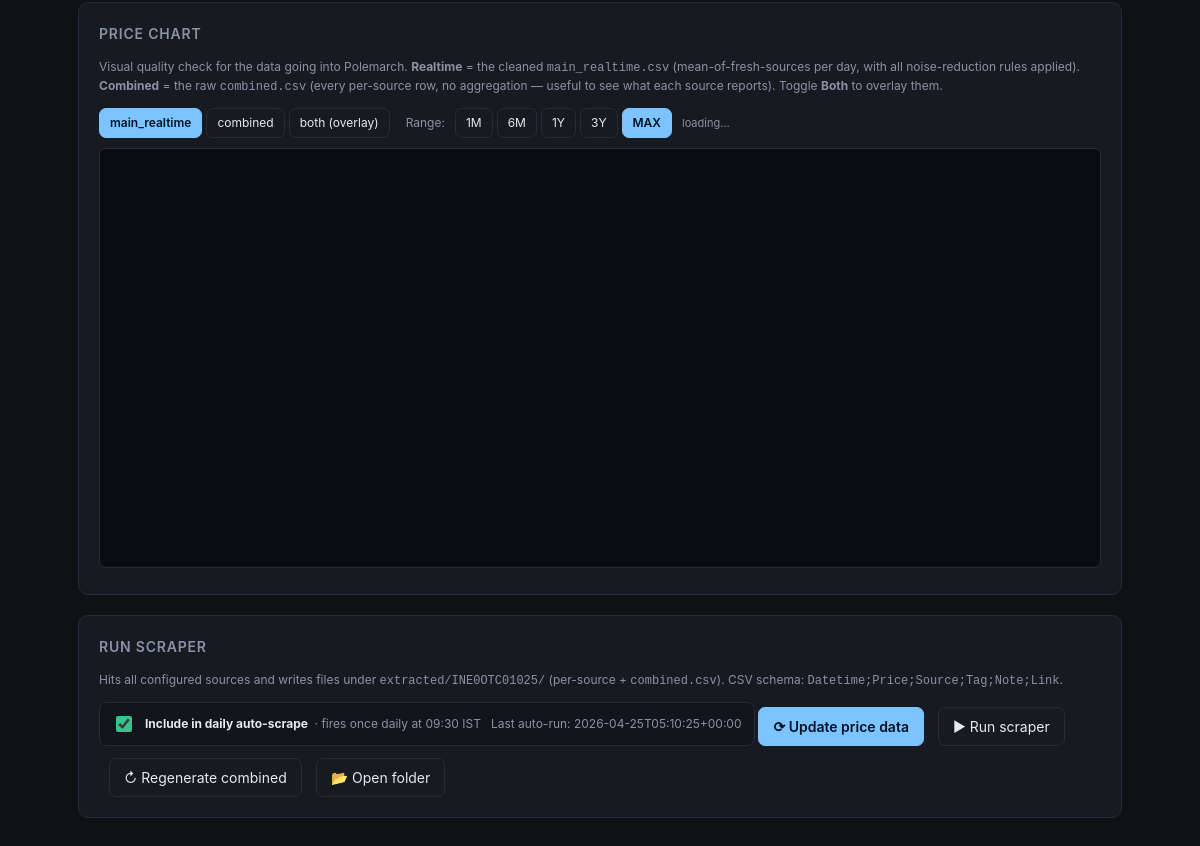
Page /company/INE0OTC01025 (lower part) on the earlier database version.
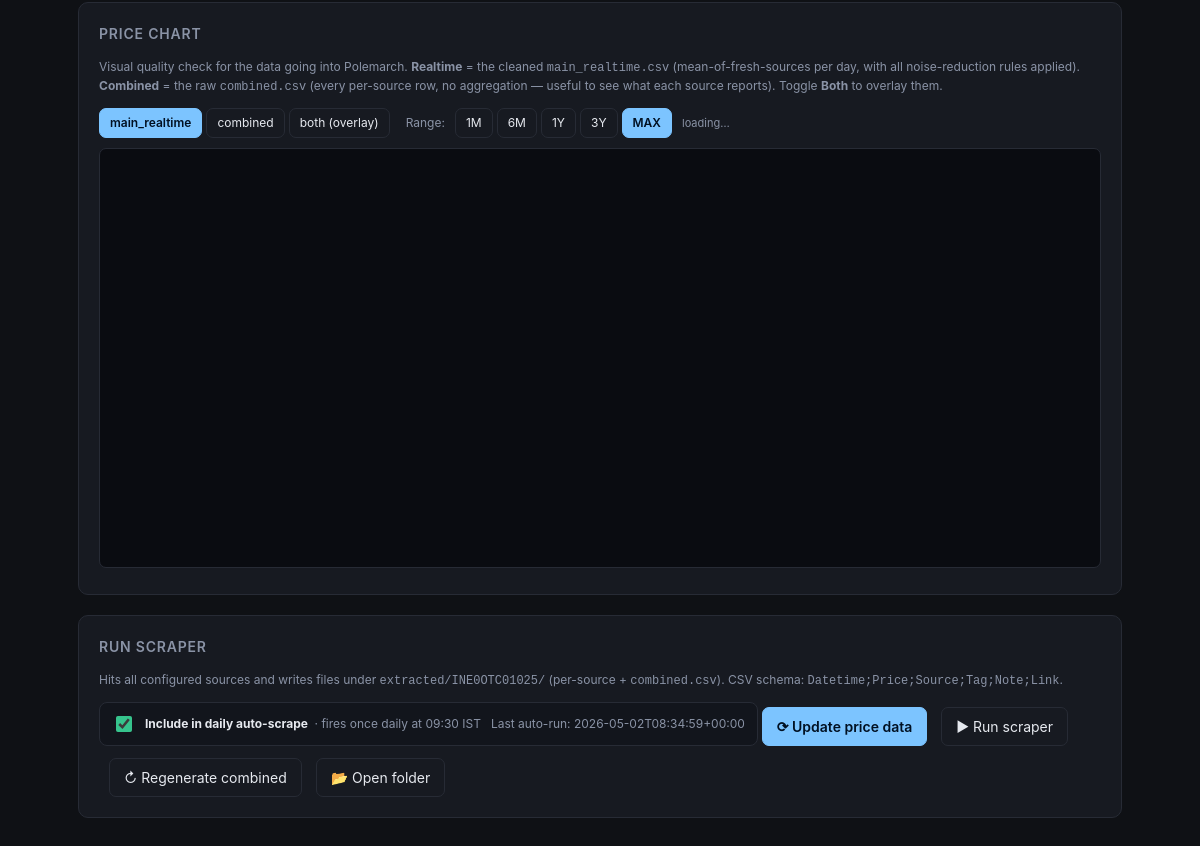
Same page on the later database version.
### tables this page shows
CREATE TABLE companies (
            isin          TEXT PRIMARY KEY,
            display_name  TEXT NOT NULL,
            notes         TEXT DEFAULT '',
            slugs_json    TEXT NOT NULL DEFAULT '{}',
            updated_at    TEXT NOT NULL DEFAULT (datetime('now'))
        , excluded_json TEXT NOT NULL DEFAULT '[]', auto_scrape INTEGER NOT NULL DEFAULT 0, auto_scrape_last_run TEXT, cin TEXT, rta TEXT, face_value TEXT, industry TEXT, listing_status TEXT, incorporated_on TEXT, registered_office TEXT, website TEXT, pan TEXT);

### admin.py (the view)
@app.route("/company/<isin>")
def view_company(isin):
    isin = isin.upper()
    company = get_company(isin)
    if not company:
        abort(404)
    searchable_sources = AUTO_SOURCES | LIVE_SEARCH
    source_urls = {
        src: source_page_url(src, company["slugs"].get(src, ""))
        for src in SOURCES
    }
    counts, meta = index_counts()
    return render_template(
        "index.html",
        view="company",
        company=company,
        configured_sources=sum(1 for v in company["slugs"].values() if v),
        auto_scrape_time=f"{AUTO_SCRAPE_HOUR_IST:02d}:{AUTO_SCRAPE_MINUTE_IST:02d} IST",
        sources=SOURCES,
        auto_sources=searchable_sources,  # both cached + live
        live_search=LIVE_SEARCH,
        manual_search_url=MANUAL_SEARCH_URL,
        index_counts=counts,
        index_meta=meta,
        source_urls=source_urls,
    )

### templates/index.html (shortened to what this page needs)
<!doctype html>
<html lang="en">
<head>
</head>
<body>
<main>
{% if view == 'home' %}
  <div class="panel">
    <h2>Search companies</h2>
    <input type="search" id="searchBox" placeholder="Type ISIN, display name, or alias (e.g. pharmeasy, INE0DJ201029)">
    <div id="searchResults" style="margin-top:12px;"></div>
  </div>
  <div class="panel">
    <h2>Add / update company</h2>
    <form id="newCompanyForm">
      <div class="row">
        <div>
          <label>ISIN</label>
          <input type="text" name="isin" placeholder="INE0DJ201029" required>
        </div>
        <div style="flex:2">
          <label>Display name</label>
          <input type="text" name="display_name" placeholder="API Holdings" required>
        </div>
      </div>
      <div style="margin-top:10px;">
        <label>Aliases (comma, newline or pipe separated)</label>
        <textarea name="aliases" placeholder="PharmEasy, Thyrocare, Retailio, Aknamed, Docon"></textarea>
      </div>
      <div style="margin-top:10px;">
        <label>Notes</label>
        <textarea name="notes"></textarea>
      </div>
      <div style="margin-top:14px;">
        <button class="primary" type="submit">Save</button>
      </div>
    </form>
  </div>
  <div class="panel">
    <h2>Source index cache</h2>
    <p class="muted">Local cache of each site's company list used for fuzzy slug search. Refresh-all runs every source in parallel.</p>
    <div class="row">
      {% for src in sources %}
      {% set cnt = index_counts.get(src, 0) %}
      {% set meta = (index_meta or {}).get(src, {}) %}
      {% set is_live = src in (live_search or []) %}
      {% set has_error = meta.get('last_error') %}
      <div style="flex:1 1 180px;" data-source-card="{{ src }}">
        <div class="inline" style="justify-content:space-between;">
          <strong>{{ src }}</strong>
          {% if is_live %}
            <span class="idx-pill" style="background:#1a2a3a; color:#7cc4ff;" title="Live search — no local index needed">live</span>
          {% else %}
            <span class="idx-pill {% if has_error %}empty{% elif cnt %}ok{% else %}empty{% endif %}"
                  data-count-pill>{{ cnt }}</span>
          {% endif %}
        </div>
        <div class="muted" style="margin-top:4px; font-size:11px; min-height:16px;" data-last-refreshed>
          {% if is_live %}
            live endpoint — nothing to cache
          {% elif has_error %}
            <span style="color:var(--danger);" title="{{ meta.last_error }}">⚠ {{ meta.last_error|truncate(40, True) }}</span>
          {% elif meta.get('last_refreshed') %}
            refreshed {{ meta.last_refreshed[:16].replace('T',' ') }}
            {% if meta.get('last_duration_ms') %}<span class="muted">({{ meta.last_duration_ms }}ms)</span>{% endif %}
          {% else %}
            never refreshed
          {% endif %}
        </div>
        <button class="ghost" style="margin-top:6px; width:100%;" onclick="refreshIndex('{{ src }}', this)">Refresh</button>
      </div>
      {% endfor %}
    </div>
    <hr>
    <button class="primary" onclick="refreshAll(this)">↻ Refresh all (parallel)</button>
    <span id="refreshAllStatus" class="muted" style="margin-left:10px;"></span>
  </div>
  {% if auto_scrape_companies %}
  <div class="panel">
    <h2>
      Auto-scrape list ({{ auto_scrape_companies | length }})
      <span class="muted" style="font-weight:normal; text-transform:none; letter-spacing:0; margin-left:8px;">
        · runs daily at {{ auto_scrape_time }}
      </span>
    </h2>
    <p class="muted">
      These companies are scraped automatically once per day <strong>at {{ auto_scrape_time }}</strong>.
      The scheduled run is <strong>incremental</strong> — it only appends rows on dates
      not already on disk, preserving existing history. Click
      <strong>Run all now</strong> to trigger an <strong>immediate full re-scrape</strong>
      (overwrites every per-source CSV from scratch).
    </p>
    <table>
      <thead><tr><th>ISIN</th><th>Name</th><th>Sources</th><th>Last auto-run</th><th></th></tr></thead>
      <tbody>
      {% for c in auto_scrape_companies %}
      <tr>
        <td style="font-family:ui-monospace,monospace;">{{ c.isin }}</td>
        <td>{{ c.display_name }}</td>
        <td><span class="pill">{{ c.configured_sources }}/{{ sources|length }}</span></td>
        <td class="muted">{{ c.auto_scrape_last_run or '—' }}</td>
        <td><a href="{{ url_for('view_company', isin=c.isin) }}">Open →</a></td>
      </tr>
      {% endfor %}
      </tbody>
    </table>
    <div style="margin-top:12px;" class="inline">
      <button class="primary" id="runAllAutoBtn" onclick="runAllAutoScrape(this)">▶ Run all now</button>
      <span id="runAllAutoStatus" class="muted"></span>
    </div>
  </div>
  {% endif %}
  <div class="panel">
    {% set scraped_count = companies | selectattr('scraped') | list | length %}
    {% set not_scraped = companies | rejectattr('scraped') | list %}
    {% set configured_count = companies | selectattr('configured_sources') | list | length %}
    <h2>
      Companies ({{ companies | length }})
      <span class="status-pill ok" style="margin-left:10px;">✓ Scraped: {{ scraped_count }}</span>
      <span class="status-pill {% if not_scraped %}warn{% else %}ok{% endif %}" style="margin-left:6px;">
        ✗ Not scraped: {{ not_scraped | length }}
      </span>
    </h2>
    <div class="inline" style="margin-bottom:12px; gap:10px; flex-wrap:wrap;">
      <button class="primary" id="updateAllBtn" onclick="updateAllPrices(this)" title="Fetch only dates not already on disk for every configured company">⟳ Update all price data</button>
      <span id="updateAllStatus" class="muted"></span>
      <button class="ghost" id="scrapeAllBtn" onclick="scrapeAll(this)" title="Full re-fetch — overwrites every per-source CSV from scratch">▶ Scrape ALL {{ configured_count }} configured companies</button>
      <span id="scrapeAllStatus" class="muted"></span>
      <span class="muted" style="margin-left:auto;">Update appends missing dates only · Scrape ALL re-fetches full history (10+ min).</span>
    </div>
    {% if not_scraped %}
    <div class="banner">
      <strong>⚠ {{ not_scraped | length }} companies still need scraping:</strong>
      {% for c in not_scraped %}
        <a href="{{ url_for('view_company', isin=c.isin) }}" class="chip">{{ c.display_name }}</a>
      {% endfor %}
    </div>
    {% endif %}
    {% if companies %}
    <div class="inline" style="margin-bottom:10px; gap:6px; flex-wrap:wrap;">
      <button class="ghost" onclick="filterCompanies('all', this)">All</button>
      <button class="ghost" onclick="filterCompanies('scraped', this)">Scraped</button>
      <button class="ghost" onclick="filterCompanies('not_scraped', this)">Not scraped</button>
    </div>
    <table id="companiesTable">
      <thead><tr><th>ISIN</th><th>Name</th><th>Sources</th><th>Scraped?</th><th>Rows</th><th>Last scraped</th><th title="Include in daily auto-scrape (09:30 IST)">Auto</th><th>Update</th><th></th></tr></thead>
      <tbody>
      {% for c in companies %}
      <tr data-scraped="{{ 'yes' if c.scraped else 'no' }}"
          {% if not c.scraped %}style="background:#fff7ed;"{% endif %}>
        <td style="font-family:ui-monospace,monospace;">{{ c.isin }}</td>
        <td>{{ c.display_name }}</td>
        <td><span class="pill">{{ c.configured_sources }}/{{ sources|length }}</span></td>
        <td>
          {% if c.scraped %}
            <span class="status-pill ok">✓ yes</span>
          {% else %}
            <span class="status-pill warn">✗ no</span>
          {% endif %}
        </td>
        <td class="muted">{{ '{:,}'.format(c.combined_rows) if c.scraped else '—' }}</td>
        <td class="muted">{{ c.combined_mtime or '—' }}</td>
        <td style="text-align:center;">
          <input type="checkbox" class="auto-scrape-cb"
                 {% if c.auto_scrape %}checked{% endif %}
                 {% if c.configured_sources == 0 %}disabled title="Configure a source first"{% else %}title="Include in daily auto-scrape"{% endif %}
                 data-isin="{{ c.isin }}"
                 onchange="toggleAutoScrapeRow(this)"
                 style="width:16px; height:16px; accent-color:var(--accent2); cursor:pointer;">
        </td>
        <td>
          {% if c.configured_sources %}
          <button class="ghost" title="Fetch only dates not already on disk"
                  onclick="updateOneCompany('{{ c.isin }}', this)"
                  style="padding:4px 10px; font-size:12px;">⟳ Update</button>
          {% else %}
          <span class="muted" style="font-size:12px;">—</span>
          {% endif %}
        </td>
        <td><a href="{{ url_for('view_company', isin=c.isin) }}">Open →</a></td>
      </tr>
      {% endfor %}
      </tbody>
    </table>
    {% else %}
      <p class="muted">No companies yet. Add one above.</p>
    {% endif %}
  </div>
  <style>
    .status-pill{display:inline-block;padding:2px 10px;border-radius:999px;font-size:12px;font-weight:600}
    .status-pill.ok{background:#dcfce7;color:#166534}
    .status-pill.warn{background:#fee2e2;color:#991b1b}
    .banner{background:#fff7ed;border:1px solid #f59e0b;border-radius:8px;padding:10px 12px;margin-bottom:12px}
    .banner .chip{display:inline-block;background:#fff;border:1px solid #f59e0b;color:#7c2d12;padding:3px 10px;margin:4px 4px 0 0;border-radius:999px;font-size:13px;text-decoration:none}
    .banner .chip:hover{background:#fef3c7}
  </style>
{% elif view == 'company' %}
  <div class="panel">
    <h2>Price chart</h2>
    <p class="muted">
      Visual quality check for the data going into Polemarch.
      <strong>Realtime</strong> = the cleaned <code>main_realtime.csv</code>
      (mean-of-fresh-sources per day, with all noise-reduction rules applied).
      <strong>Combined</strong> = the raw <code>combined.csv</code>
      (every per-source row, no aggregation — useful to see what each source reports).
      Toggle <strong>Both</strong> to overlay them.
    </p>
    <div class="inline" style="gap:10px; flex-wrap:wrap; margin-bottom:10px; align-items:center;">
      <div class="inline" style="gap:4px;" id="chartSourceTabs">
        <button class="primary" data-src="realtime" onclick="cpSetSource('realtime', this)">main_realtime</button>
        <button class="ghost"   data-src="combined" onclick="cpSetSource('combined', this)">combined</button>
        <button class="ghost"   data-src="both"     onclick="cpSetSource('both', this)">both (overlay)</button>
      </div>
      <span class="muted" style="margin-left:6px;">Range:</span>
      <div class="inline" style="gap:4px;" id="chartRangeTabs">
        <button class="ghost" data-range="1M"  onclick="cpSetRange('1M', this)">1M</button>
        <button class="ghost" data-range="6M"  onclick="cpSetRange('6M', this)">6M</button>
        <button class="ghost" data-range="1Y"  onclick="cpSetRange('1Y', this)">1Y</button>
        <button class="ghost" data-range="3Y"  onclick="cpSetRange('3Y', this)">3Y</button>
        <button class="primary" data-range="MAX" onclick="cpSetRange('MAX', this)">MAX</button>
      </div>
      <span id="chartStatus" class="muted" style="margin-left:auto; font-size:11px;"></span>
    </div>
    <div id="priceChart" style="width:100%; height:420px; background:#0a0c11; border:1px solid var(--border); border-radius:7px;"></div>
  </div>
  <div class="panel">
    <h2>Run scraper</h2>
    <p class="muted">
      Hits all configured sources and writes files under
      <code>extracted/{{ company.isin }}/</code> (per-source + <code>combined.csv</code>).
      CSV schema: <code>Datetime;Price;Source;Tag;Note;Link</code>.
    </p>
    <div class="inline" style="margin-bottom:12px; gap:10px; padding:10px 12px;
         border:1px solid var(--border); border-radius:8px; background:#12151c;">
      <input type="checkbox" id="autoScrapeCheckbox"
             {% if company.auto_scrape %}checked{% endif %}
             onchange="toggleAutoScrape(this)"
             style="width:16px; height:16px; accent-color:var(--accent2);">
      <label for="autoScrapeCheckbox" style="margin:0; color:var(--text); cursor:pointer;">
        <strong>Include in daily auto-scrape</strong>
        <span class="muted">&nbsp;· fires once daily at {{ auto_scrape_time }}</span>
      </label>
      {% if configured_sources == 0 %}
      <span class="muted" style="margin-left:auto;">Configure at least one source slug first.</span>
      {% elif company.auto_scrape_last_run %}
      <span class="muted" style="margin-left:auto;">Last auto-run: {{ company.auto_scrape_last_run }}</span>
      {% endif %}
    </div>
    <button class="primary" id="updateBtn" onclick="updatePriceData()" title="Fetch only dates not already on disk and append them">⟳ Update price data</button>
    <button class="ghost" id="runBtn" onclick="runScrape()" style="margin-left:10px;" title="Full re-fetch — overwrites every per-source CSV from scratch">▶ Run scraper</button>
    <button class="ghost" id="rebuildBtn" style="margin-left:10px;" onclick="rebuildCombined()">↻ Regenerate combined</button>
    <button class="ghost" id="revealBtn" style="margin-left:10px;" onclick="revealFolder()">📂 Open folder</button>
  </div>
{% endif %}
</main>
</body>
</html>

Differences in the rows shown:
changed companies "INE0OTC01025": auto_scrape_last_run "2026-04-25T05:10:25+00:00" → "2026-05-02T08:34:59+00:00"
